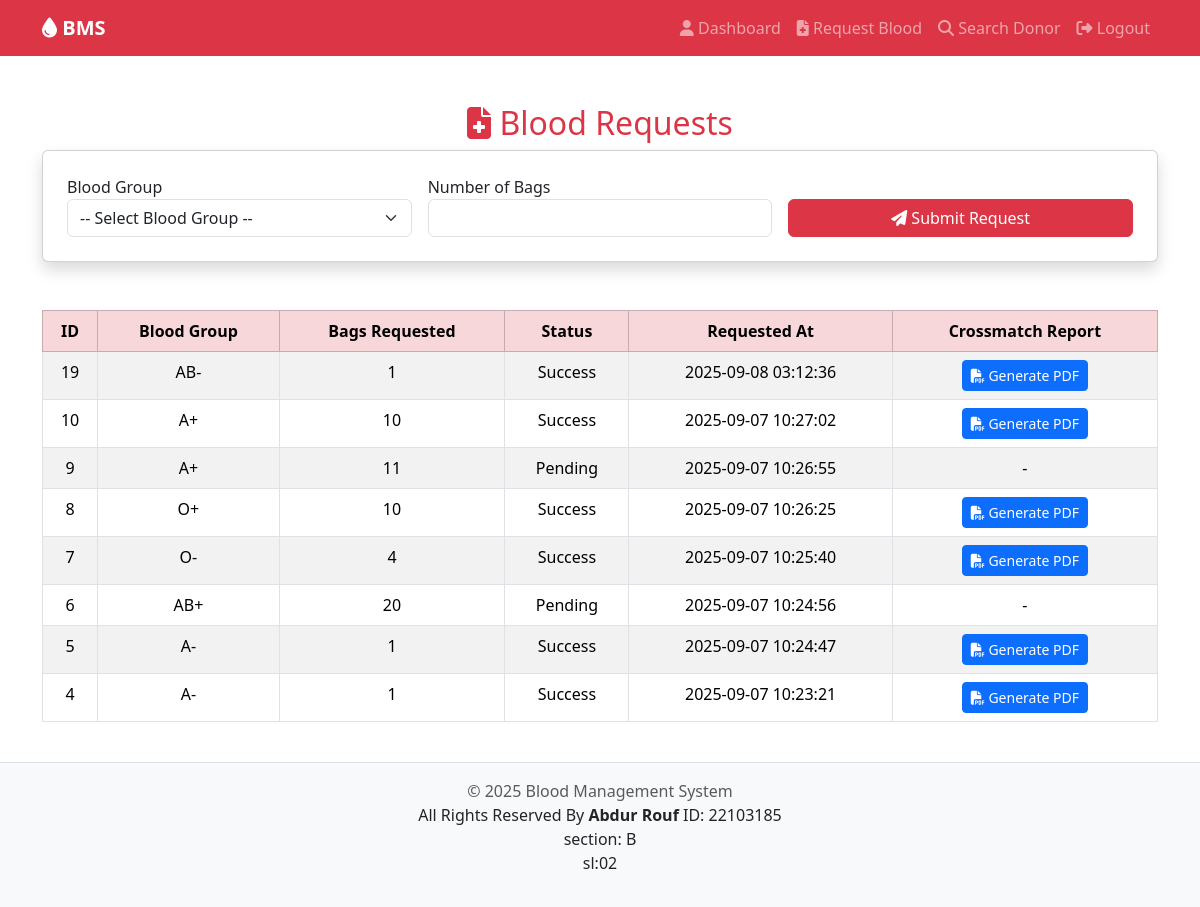
The page /patient/request.php (signed in) on the database its author committed.
### tables this page shows
CREATE TABLE `requests` (
  `id` int(11) NOT NULL,
  `donor_id` int(11) DEFAULT NULL,
  `patient_id` int(11) DEFAULT NULL,
  `blood_group` enum('A+','A-','B+','B-','AB+','AB-','O+','O-') NOT NULL,
  `bags_requested` int(11) NOT NULL,
  `status` enum('pending','success') NOT NULL DEFAULT 'pending',
  `created_at` timestamp NOT NULL DEFAULT current_timestamp()
);

### patient/request.php (the view, shortened to what this page needs)
<?php
include('../includes/db.php');
$patient_id = $_SESSION['patient_id'];
$stmt = $conn->prepare("SELECT * FROM requests WHERE patient_id = ? ORDER BY created_at DESC");
$stmt->bind_param("i", $patient_id);
$stmt->execute();
$requests = $stmt->get_result();
?>
<!DOCTYPE html>
<html lang="en">
<head>
    <link rel="stylesheet" href="../assets/css/style.css">
    <link rel="stylesheet" href="https://cdn.jsdelivr.net/npm/bootstrap@5.3.2/dist/css/bootstrap.min.css">
    <link rel="stylesheet" href="https://cdnjs.cloudflare.com/ajax/libs/font-awesome/6.5.0/css/all.min.css">
</head>
<body>
<?php include('../includes/navbar.php'); ?>
<div class="container mt-5">
    <h2 class="text-center text-danger"><i class="fas fa-file-medical"></i> Blood Requests</h2>
    <div class="card p-4 mb-5 shadow">
        <form method="POST" class="row g-3 align-items-end">
            <div class="col-md-4">
                <label>Blood Group</label>
                <select name="blood_group" class="form-select" required>
                    <option value="">-- Select Blood Group --</option>
                </select>
            </div>
            <div class="col-md-4">
                <label>Number of Bags</label>
                <input type="number" name="bags_requested" class="form-control" min="1" required>
            </div>
            <div class="col-md-4">
                <button type="submit" class="btn btn-danger w-100"><i class="fas fa-paper-plane"></i> Submit Request</button>
            </div>
        </form>
    </div>
    <div class="table-responsive">
        <table class="table table-bordered table-striped text-center">
            <thead class="table-danger">
                <tr>
                    <th>ID</th>
                    <th>Blood Group</th>
                    <th>Bags Requested</th>
                    <th>Status</th>
                    <th>Requested At</th>
                    <th>Crossmatch Report</th>
                </tr>
            </thead>
            <tbody>
                <?php while ($row = $requests->fetch_assoc()): ?>
                <tr>
                    <td><?= $row['id'] ?></td>
                    <td><?= $row['blood_group'] ?></td>
                    <td><?= $row['bags_requested'] ?></td>
                    <td><?= ucfirst($row['status']) ?></td>
                    <td><?= $row['created_at'] ?></td>
                    <td>
                        <?php if ($row['status'] === 'success'): ?>
                            <a href="generate_crossmatch.php?request_id=<?= $row['id'] ?>" class="btn btn-sm btn-primary"><i class="fas fa-file-pdf"></i> Generate PDF</a>
                        <?php else: ?>
                            -
                        <?php endif; ?>
                    </td>
                </tr>
                <?php endwhile; ?>
            </tbody>
        </table>
    </div>
</div>
<?php include('../includes/footer.php'); ?>
</body>
</html>

### assets/css/style.css (style rules this page uses)
body { background-color:#fdfdfd; }

### rows shown on the page
requests: id "19", blood_group "AB-", bags_requested "1", status "Success", created_at "2025-09-08 03:12:36"
requests: id "10", blood_group "A+", bags_requested "10", status "Success", created_at "2025-09-07 10:27:02"
requests: id "9", blood_group "A+", bags_requested "11", status "Pending", created_at "2025-09-07 10:26:55"
requests: id "8", blood_group "O+", bags_requested "10", status "Success", created_at "2025-09-07 10:26:25"
requests: id "7", blood_group "O-", bags_requested "4", status "Success", created_at "2025-09-07 10:25:40"
requests: id "6", blood_group "AB+", bags_requested "20", status "Pending", created_at "2025-09-07 10:24:56"
requests: id "5", blood_group "A-", bags_requested "1", status "Success", created_at "2025-09-07 10:24:47"
requests: id "4", blood_group "A-", bags_requested "1", status "Success", created_at "2025-09-07 10:23:21"
